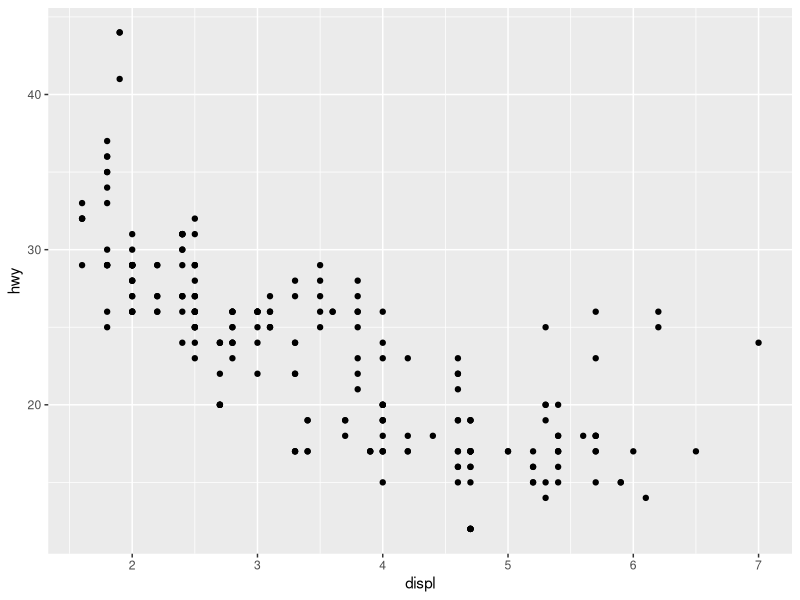
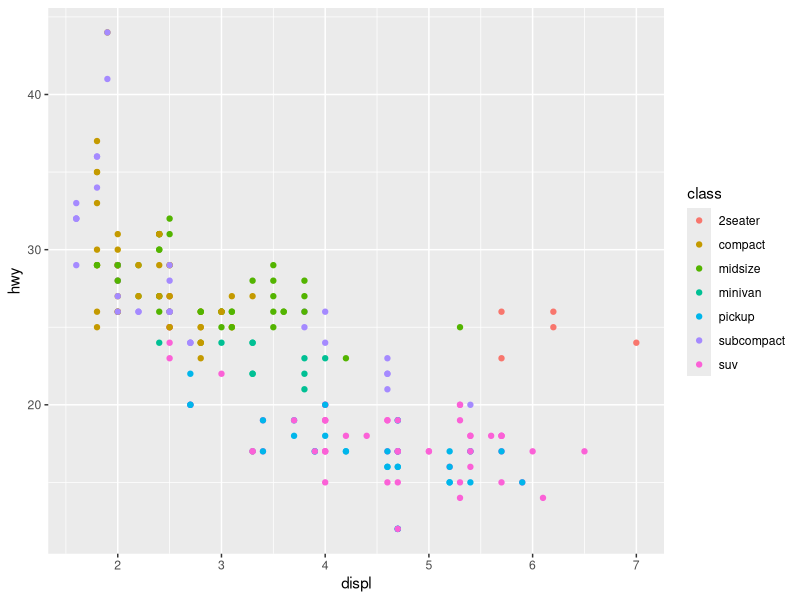
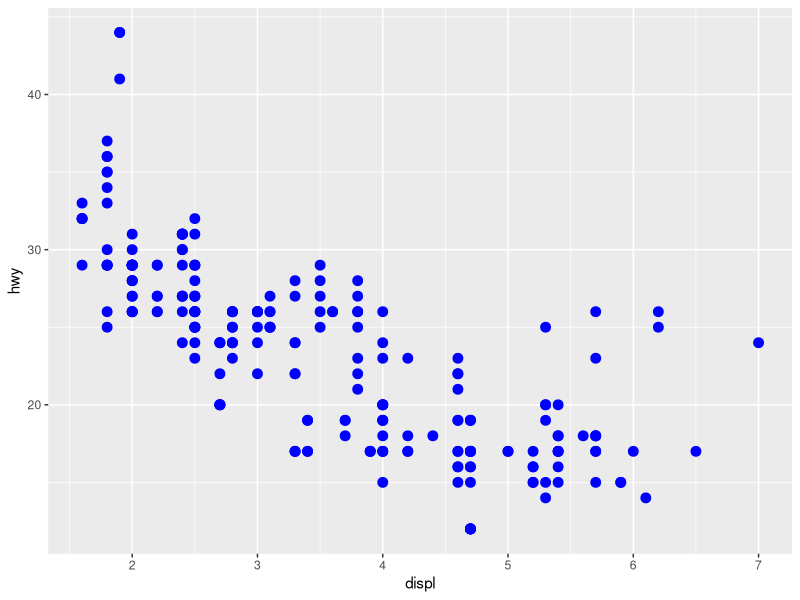
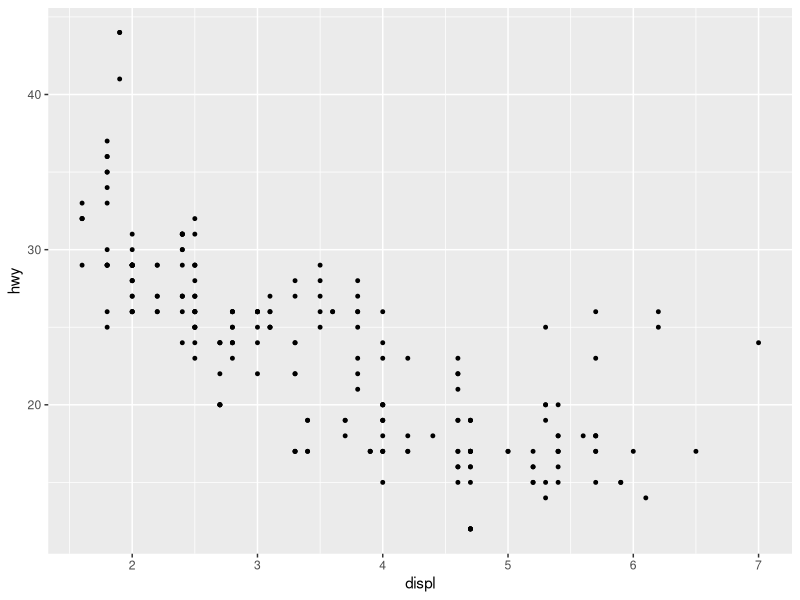
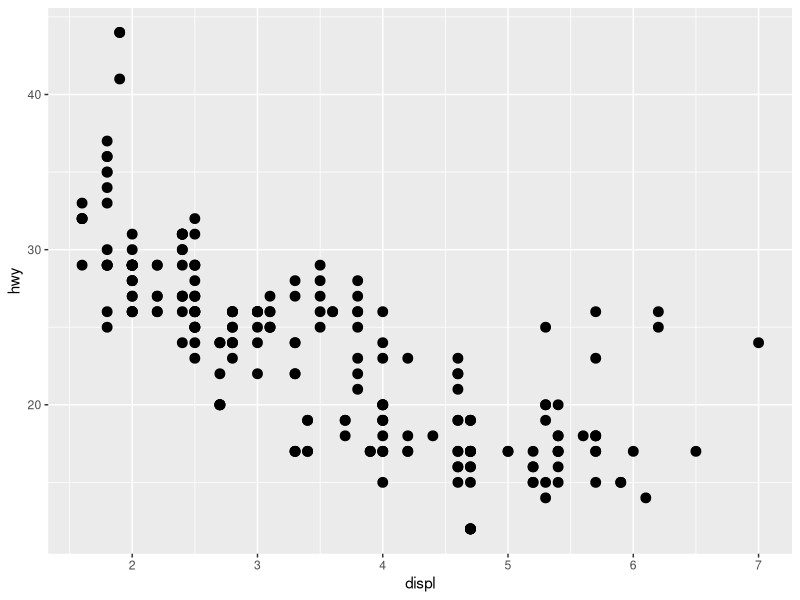
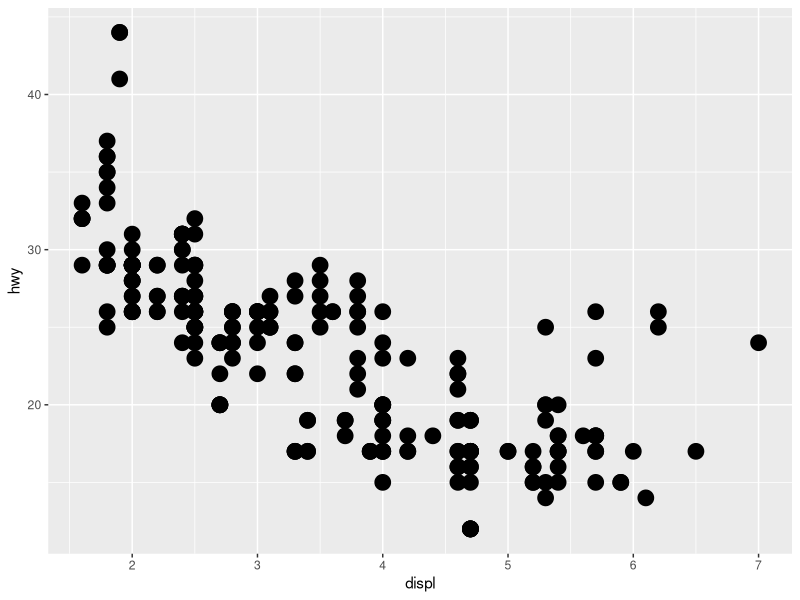
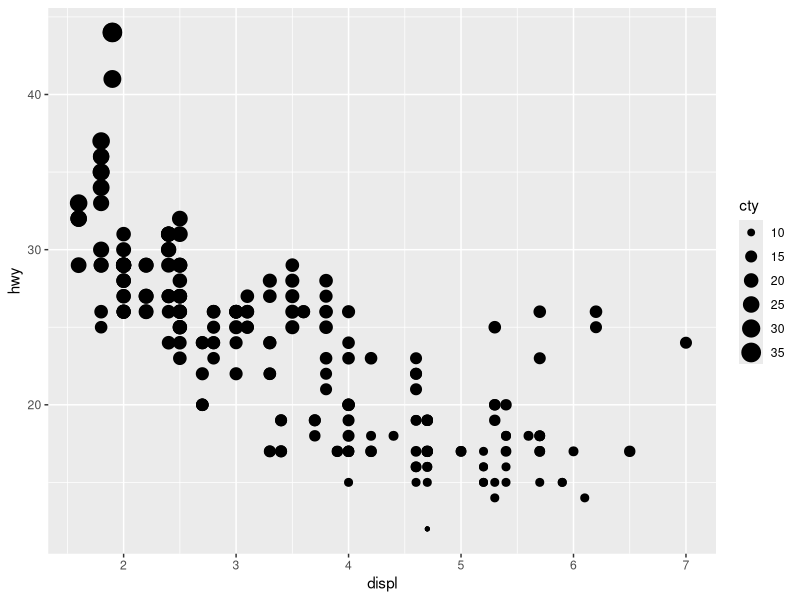
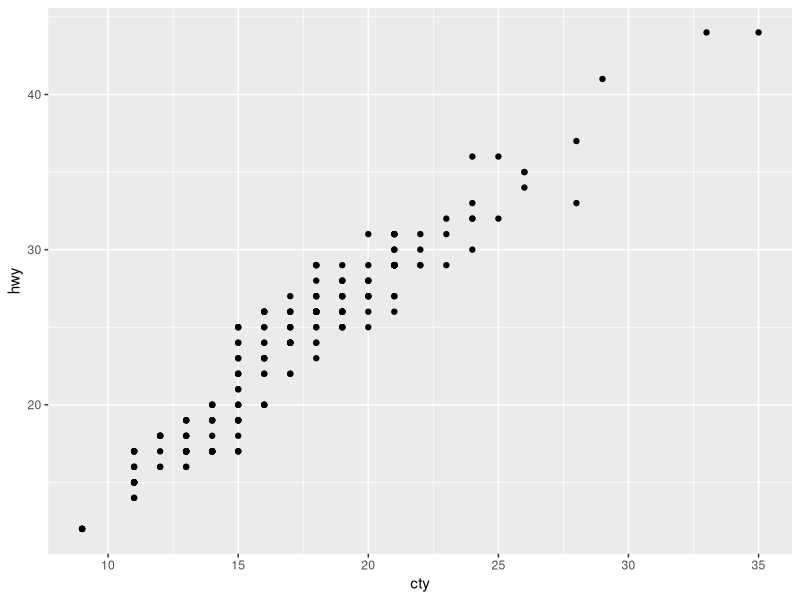

The R script that drew these images, in order:
# The Grammer Of Graphics #

library(tidyverse)

# 1. Scatter plot

View(mpg)

ggplot(mpg, aes(x = displ, y = hwy)) +
  geom_point()

# 2. Map a variable to color

ggplot(mpg, aes(x = displ, y = hwy, color = class)) +
  geom_point()

# 3. Set a fixed color (outside aes)

ggplot(mpg, aes(x = displ, y = hwy)) +
  geom_point(color = "blue", size = 3)

ggplot(mpg, aes(displ, hwy)) + geom_point(size = 1)

ggplot(mpg, aes(displ, hwy)) + geom_point(size = 3)

ggplot(mpg, aes(displ, hwy)) + geom_point(size = 5)

#If you put size inside aes(), the point size depends on a variable:

ggplot(mpg, aes(displ, hwy, size = cty)) +
  geom_point()

# practice questions #

# 1. Make a scatter plot of cty (x) vs hwy (y).

ggplot(mpg, aes(x = cty, y = hwy)) + geom_point()

# 2. Color the points by drv.

ggplot(mpg, aes(x = cty, y = hwy, color = drv)) + 
  geom_point()

# 3. Make all points red and size 2.
 
ggplot(mpg, aes(x = cty, y = hwy, color = drv)) + 
  geom_point(color = "red", size = 2)

# 4. What happens if you write aes(color = "blue") inside geom_point()? Why?

ggplot(mpg, aes(x = cty, y = hwy, color = drv)) + 
  geom_point(aes(color = drv), size = 2)

ggplot(mpg, aes(x = cty, y = hwy, color = drv)) +
geom_point(aes(color = drv), size = 2)

# ans: aes(color = "blue") does not make the points blue.
#      Inside aes(), "blue" is treated as data, so ggplot2 makes a one-value
#      variable and gives it the default color (salmon-red), with a legend.
#      To set a fixed color, write it outside aes(): geom_point(color = "blue")

# Why: Everything inside aes() is a mapping from data to a visual property. 
#Plain text in aes() is treated as a data value, not as a color instruction.


# color from data, size fixed

ggplot(mpg, aes(x = cty, y = hwy, color = drv)) + 
geom_point(aes(color = class), size = 3)

# size from data, color fixed

ggplot(mpg, aes(x = cty, y = hwy, color = drv)) + 
geom_point(aes(size = cty), color = "blue")

# both fixed

ggplot(mpg, aes(x = cty, y = hwy, color = drv)) +
geom_point(color = "red", size = 2)

# both from data

ggplot(mpg, aes(x = cty, y = hwy, color = drv)) +
geom_point(aes(color = drv, size = cty))


# 1. Bar chart: how many cars per class? (R counts for you)

ggplot(mpg, aes(x = class)) +
  geom_bar()

ggplot(mpg, aes(x = class)) +
  geom_bar(fill = "steelblue")          

ggplot(mpg, aes(x = class, fill = drv)) +
  geom_bar()  

# 2. Histogram: distribution of highway mileage

ggplot(mpg, aes(x = hwy)) +
  geom_histogram(binwidth = 2)

# 3. Boxplot: hwy mileage for each drive type

ggplot(mpg, aes(x = drv, y = hwy)) +
  geom_boxplot()

# 4. Line chart: unemployment over time

ggplot(economics, aes(x = date, y = unemploy)) +
  geom_line()

# practice questions #

# 1. Make a bar chart of drv (how many cars per drive type).

ggplot(mpg, aes(x = drv)) + 
  geom_bar()

# 2. Make a histogram of cty with binwidth = 1.

ggplot(mpg, aes(x = cty)) + 
  geom_histogram(binwidth = 1)

# 3. Make a boxplot of class (x) vs hwy (y).

ggplot(mpg, aes(x = class, y = hwy)) +
  geom_boxplot()

# 4. Make a bar chart of class where the bars are colored by drv.

ggplot(mpg, aes(x = class, color = drv)) + 
  geom_bar()

ggplot(mpg, aes(x = class, fill = drv)) + 
  geom_bar()

# 5. Which geom would you use to show the relationship 
#    between displ and hwy? Why?

# ans: geom_point().Shows each row has a separate dot.


# Relationship: points

ggplot(mpg, aes(x = displ, y = hwy)) +
  geom_point()

# Trend over time: line

View(economics)

ggplot(economics, aes(x = date, y = unemploy)) +
  geom_line()

# You can also use both together when you have time data and 
# want to see each measurement:

ggplot(economics, aes(x = date, y = unemploy)) +
  geom_line() +
  geom_point()
